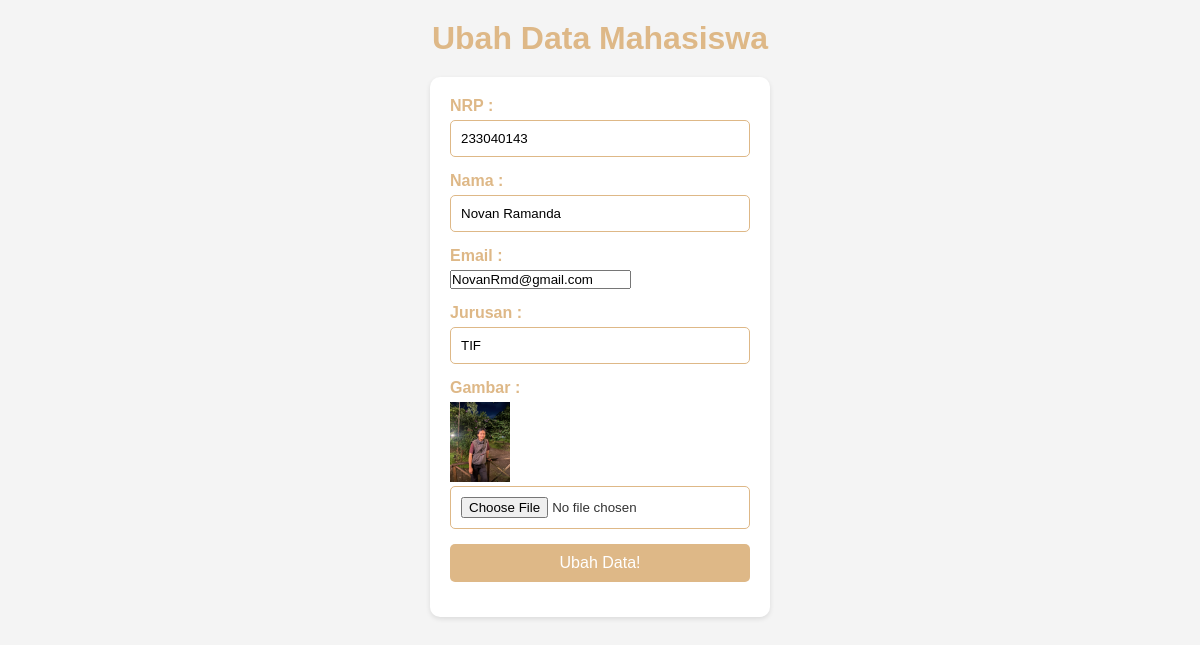
The app's page /ubah.php?id=50 with its own data.
### tables this page shows
CREATE TABLE `mahasiswa` (
  `id` int(11) NOT NULL,
  `nrp` char(9) NOT NULL,
  `nama` varchar(250) NOT NULL,
  `email` varchar(250) DEFAULT NULL,
  `jurusan` varchar(64) NOT NULL,
  `gambar` varchar(255) NOT NULL
);

### functions.php (called while the page is built, shortened)
<?php
$koneksi = mysqli_connect("localhost", "root", "", "pw2024_tubes_233040171");
function query($query)
{
    global $koneksi;
    $result = mysqli_query($koneksi, $query);
    $rows = [];
    while ($row = mysqli_fetch_assoc($result)) {
        $rows[] = $row;
    }
    return $rows;
}

### ubah.php (the view, shortened to what this page needs)
<?php
require 'functions.php';
$id = $_GET["id"];
$mhs = query("SELECT * FROM mahasiswa WHERE id = '$id'")[0];
?>
<!DOCTYPE html>
<html lang="en">
<head>
	<link rel="stylesheet" href="assets/css/ubah.css">
</head>
<body>
	<h1>Ubah Data Mahasiswa</h1>
	<form action="" method="post" enctype="multipart/form-data">
		<ul>
			<li>
				<label for="nrp">NRP : </label>
				<input type="text" name="nrp" id="nrp" required
				value="<?= $mhs["nrp"]; ?>">
			</li>
			<li>
				<label for="nama">Nama : </label>
				<input type="text" name="nama" id="nama" required
				value="<?= $mhs["nama"]; ?>">
			</li>
			<li>
				<label for="email">Email : </label>
				<input type="email" name="email" id="email" required
				value="<?= $mhs["email"]; ?>">
			</li>
			<li>
				<label for="Jurusan">Jurusan : </label>
				<input type="text" name="jurusan" id="jurusan" required
				value="<?= $mhs["jurusan"]; ?>">
			</li>
			<li>
				<label for="gambar">Gambar : </label>
				<img src="assets/img/<?= $mhs['gambar']; ?>" width="60" >
				<input type="file" name="gambar" id="gambar">
			</li>
			<li>
				<button type="submit" name="ubah">Ubah Data!</button>
			</li>
		</ul>
	</form>
</body>
</html>

### assets/css/ubah.css (style rules this page uses)
* { margin: 0; padding: 0; list-style-type: none; text-decoration: none; }
body { font-family: 'Arial', sans-serif; background: #f4f4f4; color: #333; display: flex; flex-direction: column; align-items: center; padding: 20px; }
h1 { color: burlywood; margin-bottom: 20px; }
form { background: #fff; padding: 20px; border-radius: 10px; box-shadow: 0 2px 5px rgba(0, 0, 0, 0.1); width: 300px; }
ul { list-style-type: none; padding: 0; }
li { margin-bottom: 15px; }
label { display: block; margin-bottom: 5px; font-weight: bold; color: burlywood; }
input[type="text"], input[type="file"] { width: 100%; padding: 10px; border: 1px solid burlywood; border-radius: 5px; box-sizing: border-box; }
button[type="submit"] { width: 100%; padding: 10px; border: none; background-color: burlywood; color: #fff; font-size: 16px; border-radius: 5px; cursor: pointer; transition: background-color 0.3s, box-shadow 0.3s; }

### records on screen
mahasiswa: nrp "233040143", nama "Novan Ramanda", email "NovanRmd@gmail.com", jurusan "TIF", gambar (picture)
